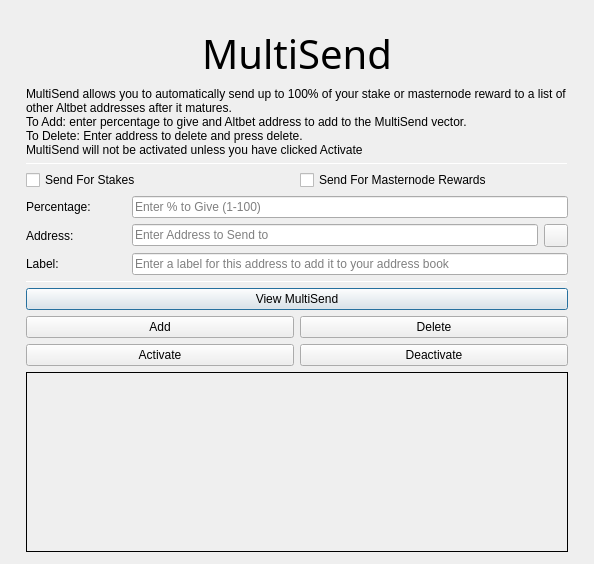
<?xml version="1.0" encoding="UTF-8"?>
<ui version="4.0">
 <class>MultiSendDialog</class>
 <widget class="QDialog" name="MultiSendDialog">
  <property name="windowModality">
   <enum>Qt::NonModal</enum>
  </property>
  <property name="geometry">
   <rect>
    <x>0</x>
    <y>0</y>
    <width>594</width>
    <height>526</height>
   </rect>
  </property>
  <property name="windowTitle">
   <string>MultiSend</string>
  </property>
  <layout class="QVBoxLayout" name="verticalLayout" stretch="0">
   <property name="leftMargin">
    <number>6</number>
   </property>
   <property name="topMargin">
    <number>6</number>
   </property>
   <property name="rightMargin">
    <number>6</number>
   </property>
   <property name="bottomMargin">
    <number>6</number>
   </property>
   <item>
    <layout class="QVBoxLayout" name="verticalLayout_Main" stretch="0,1,1,1,0,1,1,1">
     <property name="leftMargin">
      <number>20</number>
     </property>
     <property name="topMargin">
      <number>20</number>
     </property>
     <property name="rightMargin">
      <number>20</number>
     </property>
     <property name="bottomMargin">
      <number>20</number>
     </property>
     <item>
      <widget class="QLabel" name="multiSendHeader">
       <property name="font">
        <font>
         <family>Hind</family>
         <pointsize>30</pointsize>
         <weight>50</weight>
         <bold>false</bold>
        </font>
       </property>
       <property name="text">
        <string>MultiSend</string>
       </property>
       <property name="alignment">
        <set>Qt::AlignCenter</set>
       </property>
      </widget>
     </item>
     <item>
      <widget class="QLabel" name="label_2">
       <property name="lineWidth">
        <number>1</number>
       </property>
       <property name="text">
        <string>MultiSend allows you to automatically send up to 100% of your stake or masternode reward to a list of other Altbet addresses after it matures.
To Add: enter percentage to give and Altbet address to add to the MultiSend vector.
To Delete: Enter address to delete and press delete.
MultiSend will not be activated unless you have clicked Activate</string>
       </property>
       <property name="alignment">
        <set>Qt::AlignLeading|Qt::AlignLeft|Qt::AlignTop</set>
       </property>
       <property name="wordWrap">
        <bool>true</bool>
       </property>
      </widget>
     </item>
     <item>
      <widget class="Line" name="line">
       <property name="minimumSize">
        <size>
         <width>0</width>
         <height>1</height>
        </size>
       </property>
       <property name="maximumSize">
        <size>
         <width>16777215</width>
         <height>1</height>
        </size>
       </property>
       <property name="orientation">
        <enum>Qt::Horizontal</enum>
       </property>
      </widget>
     </item>
     <item>
      <layout class="QVBoxLayout" name="verticalLayout_Settings">
       <item>
        <layout class="QHBoxLayout" name="horizontalLayout">
         <item>
          <widget class="QCheckBox" name="multiSendStakeCheckBox">
           <property name="text">
            <string>Send For Stakes</string>
           </property>
          </widget>
         </item>
         <item>
          <widget class="QCheckBox" name="multiSendMasternodeCheckBox">
           <property name="text">
            <string>Send For Masternode Rewards</string>
           </property>
          </widget>
         </item>
        </layout>
       </item>
       <item>
        <layout class="QHBoxLayout" name="horizontalLayout_6">
         <item>
          <widget class="QLabel" name="label">
           <property name="minimumSize">
            <size>
             <width>100</width>
             <height>0</height>
            </size>
           </property>
           <property name="toolTip">
            <string>Percentage of stake to send</string>
           </property>
           <property name="text">
            <string>Percentage:</string>
           </property>
          </widget>
         </item>
         <item>
          <widget class="QLineEdit" name="multiSendPercentEdit">
           <property name="toolTip">
            <string>Enter whole numbers 1 - 100</string>
           </property>
           <property name="placeholderText">
            <string>Enter % to Give (1-100)</string>
           </property>
          </widget>
         </item>
        </layout>
       </item>
       <item>
        <layout class="QHBoxLayout" name="horizontalLayout_7">
         <item>
          <widget class="QLabel" name="label_5">
           <property name="minimumSize">
            <size>
             <width>100</width>
             <height>0</height>
            </size>
           </property>
           <property name="toolTip">
            <string>Address to send portion of stake to</string>
           </property>
           <property name="text">
            <string>Address:</string>
           </property>
          </widget>
         </item>
         <item>
          <widget class="QLineEdit" name="multiSendAddressEdit">
           <property name="toolTip">
            <string/>
           </property>
           <property name="placeholderText">
            <string>Enter Address to Send to</string>
           </property>
          </widget>
         </item>
         <item>
          <widget class="QToolButton" name="addressBookButton">
           <property name="maximumSize">
            <size>
             <width>16777215</width>
             <height>32</height>
            </size>
           </property>
           <property name="toolTip">
            <string>Choose an address from the address book</string>
           </property>
           <property name="text">
            <string/>
           </property>
           <property name="icon">
            <iconset resource="../altbet.qrc">
             <normaloff>:/icons/address-book</normaloff>:/icons/address-book</iconset>
           </property>
           <property name="shortcut">
            <string>Alt+A</string>
           </property>
          </widget>
         </item>
        </layout>
       </item>
      </layout>
     </item>
     <item>
      <layout class="QHBoxLayout" name="horizontalLayout_3">
       <item>
        <widget class="QLabel" name="label_3">
         <property name="minimumSize">
          <size>
           <width>100</width>
           <height>0</height>
          </size>
         </property>
         <property name="text">
          <string>Label:</string>
         </property>
        </widget>
       </item>
       <item>
        <widget class="QLineEdit" name="labelAddressLabelEdit">
         <property name="placeholderText">
          <string>Enter a label for this address to add it to your address book</string>
         </property>
        </widget>
       </item>
      </layout>
     </item>
     <item>
      <widget class="Line" name="line_2">
       <property name="minimumSize">
        <size>
         <width>0</width>
         <height>1</height>
        </size>
       </property>
       <property name="maximumSize">
        <size>
         <width>16777215</width>
         <height>1</height>
        </size>
       </property>
       <property name="orientation">
        <enum>Qt::Horizontal</enum>
       </property>
      </widget>
     </item>
     <item>
      <layout class="QVBoxLayout" name="verticalLayout_Buttons">
       <item>
        <layout class="QHBoxLayout" name="horizontalLayout_4">
         <item>
          <widget class="QPushButton" name="viewButton">
           <property name="toolTip">
            <string/>
           </property>
           <property name="statusTip">
            <string>View MultiSend Vector</string>
           </property>
           <property name="text">
            <string>View MultiSend</string>
           </property>
          </widget>
         </item>
        </layout>
       </item>
       <item>
        <layout class="QHBoxLayout" name="horizontalLayout_2">
         <item>
          <widget class="QPushButton" name="addButton">
           <property name="toolTip">
            <string/>
           </property>
           <property name="statusTip">
            <string>Add to MultiSend Vector</string>
           </property>
           <property name="text">
            <string>Add</string>
           </property>
          </widget>
         </item>
         <item>
          <widget class="QPushButton" name="deleteButton">
           <property name="toolTip">
            <string/>
           </property>
           <property name="statusTip">
            <string>Delete Address From MultiSend Vector</string>
           </property>
           <property name="text">
            <string>Delete</string>
           </property>
          </widget>
         </item>
        </layout>
       </item>
       <item>
        <layout class="QHBoxLayout" name="horizontalLayout_5">
         <item>
          <widget class="QPushButton" name="activateButton">
           <property name="statusTip">
            <string>Activate MultiSend</string>
           </property>
           <property name="text">
            <string>Activate</string>
           </property>
          </widget>
         </item>
         <item>
          <widget class="QPushButton" name="disableButton">
           <property name="statusTip">
            <string>Deactivate MultiSend</string>
           </property>
           <property name="text">
            <string>Deactivate</string>
           </property>
          </widget>
         </item>
        </layout>
       </item>
      </layout>
     </item>
     <item>
      <widget class="QLabel" name="message">
       <property name="minimumSize">
        <size>
         <width>0</width>
         <height>180</height>
        </size>
       </property>
       <property name="frameShape">
        <enum>QFrame::Panel</enum>
       </property>
       <property name="frameShadow">
        <enum>QFrame::Plain</enum>
       </property>
       <property name="lineWidth">
        <number>1</number>
       </property>
       <property name="midLineWidth">
        <number>1</number>
       </property>
       <property name="text">
        <string/>
       </property>
       <property name="alignment">
        <set>Qt::AlignLeading|Qt::AlignLeft|Qt::AlignTop</set>
       </property>
       <property name="wordWrap">
        <bool>true</bool>
       </property>
      </widget>
     </item>
    </layout>
   </item>
  </layout>
 </widget>
 <resources>
  <include location="../altbet.qrc"/>
 </resources>
 <connections/>
</ui>
